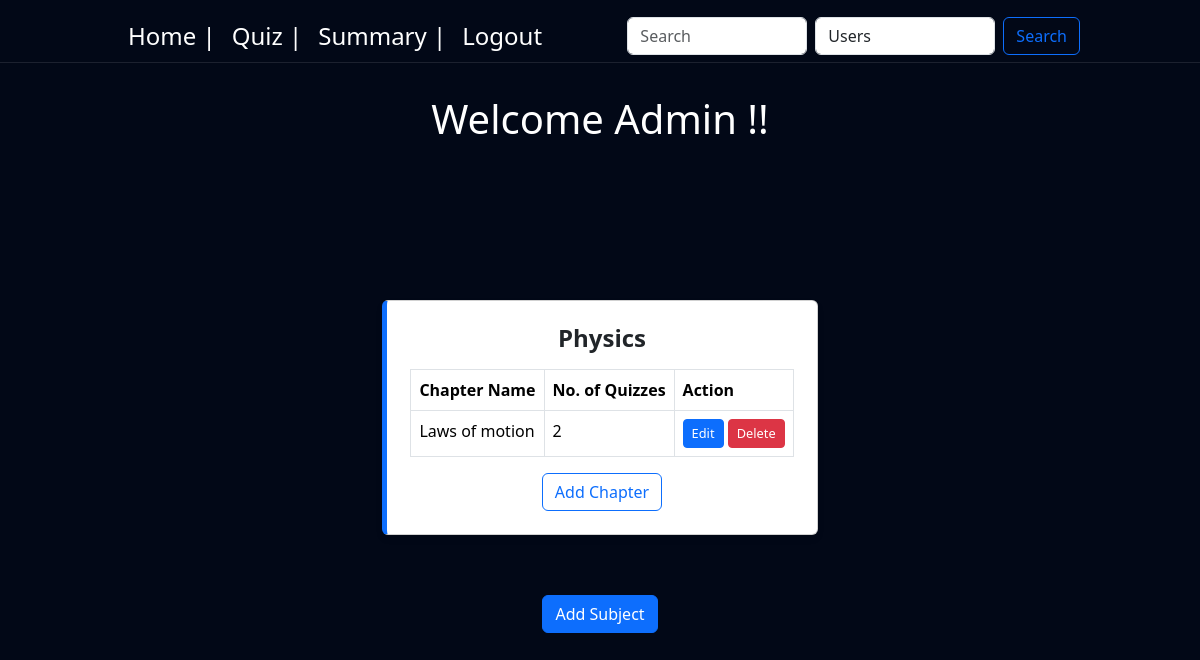
Screenshot of /home (signed in) with the database file from the repository.
### controller/models.py (models this page shows)
class Role(db.Model):
    id = db.Column(db.Integer, primary_key=True, autoincrement=True)
    name = db.Column(db.String(50), nullable=False)

class Subject(db.Model):
    id = db.Column(db.Integer, primary_key=True, autoincrement=True)
    name = db.Column(db.String(50), unique=True, nullable=False)
    description = db.Column(db.String(50))
    chapters = db.relationship('Chapter', backref='subject', lazy=True)

class Chapter(db.Model):
    id = db.Column(db.Integer, primary_key=True, autoincrement=True)
    name = db.Column(db.String(150), nullable=False)
    description = db.Column(db.String(500))
    subject_id = db.Column(db.Integer, db.ForeignKey('subject.id'), nullable=False)
    quizzes = db.relationship('Quiz', backref='chapter', lazy=True)

### controller/routes.py (the view)
@app.route('/home')
def home():
    subjects = Subject.query.options(db.joinedload(Subject.chapters)).all()
    return render_template('home.html', subjects=subjects)

### controller/models.py (called while the page is built)
    @property
    def is_admin(self):
        return any(role.name == 'admin' for role in self.roles)

### main.py (called while the page is built)
@login_manager.user_loader
def load_user(user_id):
    return User.query.get(int(user_id))

### templates/home.html (shortened to what this page needs)
<!DOCTYPE html>
<html lang="en">
<head>
    {% block bootstrap_css %}
    <link href="https://cdn.jsdelivr.net/npm/bootstrap@5.3.3/dist/css/bootstrap.min.css" rel="stylesheet"
>
    {% endblock %}
    {% block custom_css %}
    <link rel="stylesheet" href="{{ url_for('static', filename='styles.css') }}">
    {% endblock %}
</head>
<body>
    {% include 'navbar1.html' %}
    <div class="background">
        <div class="heading-sec">
            <h1>Welcome Admin !!</h1>
        </div>
        <div class="subjects-container">
            {% for subject in subjects %}
            <div class="card">
                <div class="card-body">
                    <h5 class="card-title" style="justify-content: center; text-align: center;">{{ subject.name }}</h5>
                    <table class="table table-bordered mt-3">
                        <thead>
                            <tr>
                                <th>Chapter Name</th>
                                <th>No. of Quizzes</th>
                                <th>Action</th>
                            </tr>
                        </thead>
                        <tbody>
                            {% for chapter in subject.chapters %}
                            <tr>
                                <td>{{ chapter.name }}</td>
                                <td>{{ chapter.quizzes|length }}</td>
                                <td>
                                    <a href="{{ url_for('edit_chapter', chapter_id=chapter.id) }}" class="btn btn-sm btn-primary">Edit</a>
                                    <form action="{{ url_for('delete_chapter', chapter_id=chapter.id) }}" method="POST"
                                        style="display:inline;" onsubmit="return confirm('Are you sure you want to delete this chapter?');">
                                        <button type="submit" class="btn btn-sm btn-danger">Delete</button>
                                    </form>
                                </td>
                            </tr>
                            {% endfor %}
                        </tbody>
                    </table>
                    <center><a href="{{ url_for('chapter', subject_id=subject.id) }}" class="btn btn-outline-primary">Add Chapter</a></center>
                </div>
            </div>
            {% endfor %}
        </div>
<center><a href="{{ url_for('subject') }}" class="btn btn-primary">Add Subject</a></center>
    </div>
</body>
</html>

### templates/navbar1.html (shortened to what this page needs)
<nav class="navbar navbar-expand-lg fixed-top" style="padding: 0 108px; margin-top: 10px; margin-bottom: 15px;">
    <div class="container-fluid">
      <div class="collapse navbar-collapse" id="navbarSupportedContent">
        <ul class="navbar-nav me-auto mb-2 mb-lg-0">
          <li class="nav-item">
            <a class="nav-link active" aria-current="page" href="home" style="font-size: x-large;">Home | </a>
          </li>
          <li class="nav-item">
            <a class="nav-link" href="quiz-list" style="font-size: x-large;">Quiz | </a>
          </li>
          <li class="nav-item">
            <a class="nav-link" href="#" style="font-size: x-large;">Summary | </a>
          </li>
          <li class="nav-item">
            <a class="nav-link" href="logout" style="font-size: x-large;">Logout</a>
          </li>
        </ul>
        <form class="d-flex" role="search" onsubmit="event.preventDefault(); performNavbarSearch();">
          <input class="form-control me-2" type="search" id="navbarSearchQuery" placeholder="Search" aria-label="Search">
          <select id="navbarSearchFilter" class="form-control me-2">
              {% if current_user.is_admin %}
                  <option value="users">Users</option>
              {% else %}
                  <option value="subjects">Subjects</option>
                  <option value="quizzes">Quizzes</option>
              {% endif %}
          </select>
          <button class="btn btn-outline-primary" type="submit">Search</button>
      </form>
  </div>
</div>
</nav>

### static/styles.css (style rules this page uses)
html, body { height: 100%; margin: 0; padding: 0; overflow-x: auto; background: #020817 ; background-size: 400% 400%; backdrop-filter: blur(10px); scroll-behavior: smooth; }
.navbar { background: #020817 !important; backdrop-filter: blur(10px); border-bottom: 1px solid rgba(255, 255, 255, 0.1); }
.navbar .nav-link, .navbar-brand { color: white !important; }

### templates/home.html (style rules this page uses)
.heading-sec { padding-top: 5px; display: flex; justify-content: center; align-items: center; height: 30vh; color: white; font-size: 50px; font-weight: 800; background: #020817 !important; backdrop-filter: blur(10px); text-align: center; }
.btn-primary { background-color: #0d6efd; border-color: #0d6efd; position: relative; }
.subjects-container { display: flex; justify-content: center; flex-wrap: wrap; gap: 20px; padding: 20px; }
.card { border-left: 5px solid #0d6efd; box-shadow: 0px 4px 6px rgba(0, 0, 0, 0.1); width: fit-content; margin: 40px auto; padding: 7px; }
.card-title { font-weight: bold; font-size: 1.5rem; }
.table { margin-top: 15px; }
.btn-sm { font-size: 0.8rem; }

### rows the page displays
Role: name "Users"
Subject: name "Physics"
Chapter: name "Laws of motion", quizzes|length "2"
